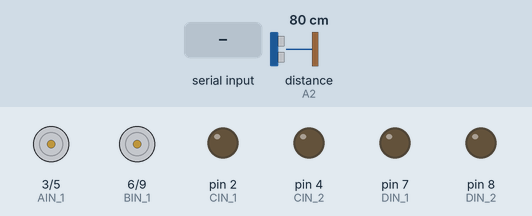
The sketch below on a simulated Arduino Mega 2560, built with avr-gcc and run on an emulated ATmega2560. Parts: motor-driver pin pairs drawn as motors (green arrow = first pin HIGH = forward, orange = second pin HIGH = backward, longer = more drive), output pins drawn as LEDs (lit = HIGH). The test bench sets the inputs (shaded band); at power-on: distance to the obstacle (sensor on A2) 80 cm.

Above: at 1.2 s.
1.3 s: distance to the obstacle (sensor on A2) set to 21 cm
2.8 s: distance to the obstacle (sensor on A2) set to 17 cm
At 3.2 s:
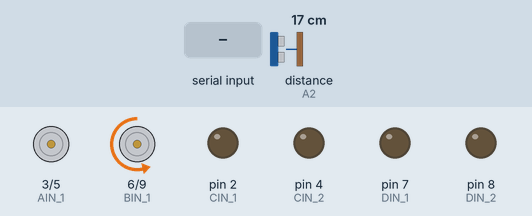
5.8 s: distance to the obstacle (sensor on A2) set to 35 cm
At 6.9 s:
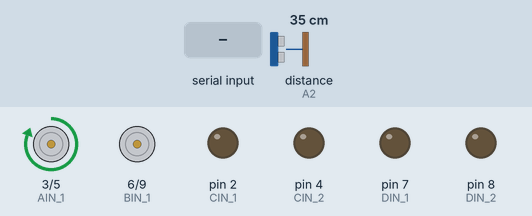
7.7 s: "1" received over the second serial link
At 8.5 s:
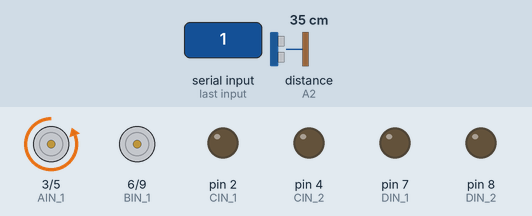
9.3 s: "0" received over the second serial link
At 10.0 s:
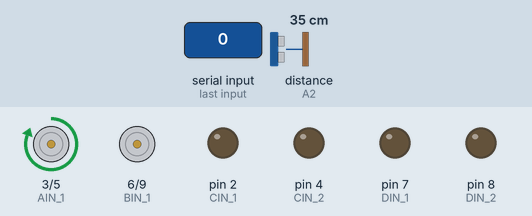
Timing chart, 0 to 11.8 s (numbered marks = the images above; inputs shaded):
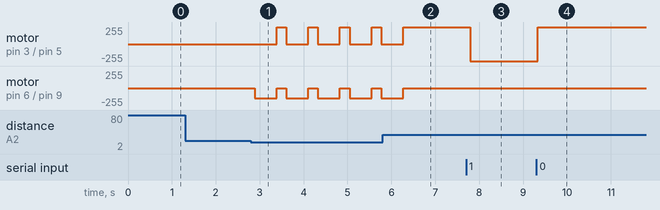

The sketch:

attacknoid.ino
```cpp
#include "attacknoid.h"


// ir module
#define ir A2
#define model 1080

// 1st drv8833
#define AIN_1 3
#define AIN_2 5
#define BIN_1 6
#define BIN_2 9

// 2nd drv8833
#define CIN_1 2
#define CIN_2 4
#define DIN_1 7
#define DIN_2 8

#define MAX_PWM_VOLTAGE 920

SharpIR SharpIR(ir, model);

char cmdChar;
boolean newData = false;


/*void recvOneChar();
void drive_forward(int speed);
void drive_backward(int speed);
void turn_right(int speed);
void turn_left(int speed);
void drive_stop();
void turret_up();
void turret_down();
void turret_shoot();*/


void setup() {
  Serial1.begin(9600);

  pinMode(BIN_1, OUTPUT);
  pinMode(BIN_2, OUTPUT);
  pinMode(AIN_1, OUTPUT);
  pinMode(AIN_2, OUTPUT);
  pinMode(CIN_1, OUTPUT);
  pinMode(CIN_2, OUTPUT);
  pinMode(DIN_1, OUTPUT);
  pinMode(DIN_2, OUTPUT);
}


void loop() {
  recvOneChar();
  evaluateCmd();

  int dis=SharpIR.distance();
  Serial1.print("Mean distance: ");
  Serial1.println(dis);

  if (dis < 20) {
    Serial.println("distance below 20cm, stopping");
    drive_stop();
    turn_right(MAX_PWM_VOLTAGE);
    delay(500);
    drive_forward(MAX_PWM_VOLTAGE);
  }
  delay(200);
}


void recvOneChar() {
  if (Serial1.available() > 0) {
    cmdChar = Serial1.read();
    newData = true;
  }
}


void evaluateCmd() {
  if (newData == true) {
    Serial1.print("got cmdChar: ");
    Serial1.println(cmdChar);

    int command = cmdChar;
    command -= 48;
    Serial1.print("got command: ");
    Serial1.println(command);

    switch ( command ) {
      case 0:
        drive_forward(MAX_PWM_VOLTAGE);
        Serial1.println("drive_forward");
        break;
      case 1:
        drive_backward(MAX_PWM_VOLTAGE);
        Serial1.println("drive_backward");
        break;
      case 2:
        turn_right(MAX_PWM_VOLTAGE);
        Serial1.println("turn_right");
        break;
      case 3:
        turn_left(MAX_PWM_VOLTAGE);
        Serial1.println("turn_left");
        break;
      case 4:
        drive_stop();
        Serial1.println("drive_stop");
        break;
      case 5:
        turret_up();
        Serial1.println("turret_up");
        break;
      case 6:
        turret_down();
        Serial1.println("turret_down");
        break;
      case 7:
        turret_shoot();
        Serial1.println("turret_shoot");
        break;
      case 8:
        turret_stop();
        break;
      default:
        Serial1.println("invalid command");
        break;
    }
    newData = false;
  }
}


void drive_backward(int speed){
  digitalWrite(BIN_1, LOW);
  digitalWrite(AIN_1, LOW);
  analogWrite(BIN_2, LOW);
  analogWrite(AIN_2, speed);
}


void drive_forward(int speed){
  digitalWrite(BIN_2, LOW);
  digitalWrite(AIN_2, LOW);
  analogWrite(BIN_1, LOW);
  analogWrite(AIN_1, speed);
}


void turn_right(int speed){
  digitalWrite(BIN_1, LOW);
  digitalWrite(AIN_2, LOW);
  analogWrite(BIN_2, speed);
  analogWrite(AIN_1, LOW);
}


void turn_left(int speed){
  digitalWrite(BIN_2, LOW);
  digitalWrite(AIN_1, LOW);
  analogWrite(BIN_1, speed);
  analogWrite(AIN_2, LOW);
}


void drive_stop(){
  digitalWrite(BIN_2, LOW);
  digitalWrite(AIN_1, LOW);
  digitalWrite(BIN_1, LOW);
  digitalWrite(AIN_2, LOW);
}


void turret_up(){
  digitalWrite(CIN_1, LOW);
  digitalWrite(DIN_1, LOW);
  digitalWrite(CIN_2, LOW);
  digitalWrite(DIN_2, HIGH);
}


void turret_down(){
  digitalWrite(CIN_1, LOW);
  digitalWrite(DIN_2, LOW);
  digitalWrite(CIN_2, LOW);
  digitalWrite(DIN_1, HIGH);
}


void turret_shoot(){
  digitalWrite(CIN_1, HIGH);
  digitalWrite(DIN_2, LOW);
  digitalWrite(CIN_2, LOW);
  digitalWrite(DIN_1, LOW);
}


void turret_stop(){
  digitalWrite(CIN_1, LOW);
  digitalWrite(DIN_2, LOW);
  digitalWrite(CIN_2, LOW);
  digitalWrite(DIN_1, LOW);
}
```

attacknoid.h
```cpp
#include <SharpIR.h>

void recvOneChar();
void drive_forward(int speed);
void drive_backward(int speed);
void turn_right(int speed);
void turn_left(int speed);
void drive_stop();
void turret_up();
void turret_down();
void turret_stop();
void turret_shoot();
void evaluateCmd();
void recvOneChar();
```

Measured:
- the behaviour switches between 20 and 19 cm on distance to the obstacle (sensor on A2) (found by bisection; images 0 and 1)
- after the input at 1.3 s, every drawn part: stays the same
- after the input at 2.8 s, motor on pin 3 (AIN_1) / pin 5 (AIN_2): alternates forward 255/255 for 0.22 s and stopped for 0.50 s, starting after 0.59 s; motor on pin 6 (BIN_1) / pin 9 (BIN_2): alternates backward 152/255 for 0.50 s and stopped for 0.22 s, starting after 0.09 s
- after the input at 5.8 s, motor on pin 3 (AIN_1) / pin 5 (AIN_2): goes on until 6.3 s, then stays forward 255/255; motor on pin 6 (BIN_1) / pin 9 (BIN_2): goes on until 6.3 s, then stays stopped
- after the input at 7.7 s, motor on pin 3 (AIN_1) / pin 5 (AIN_2): forward 255/255 → backward 255/255 after 0.09 s
- after the input at 9.3 s, motor on pin 3 (AIN_1) / pin 5 (AIN_2): backward 255/255 → forward 255/255 at once
